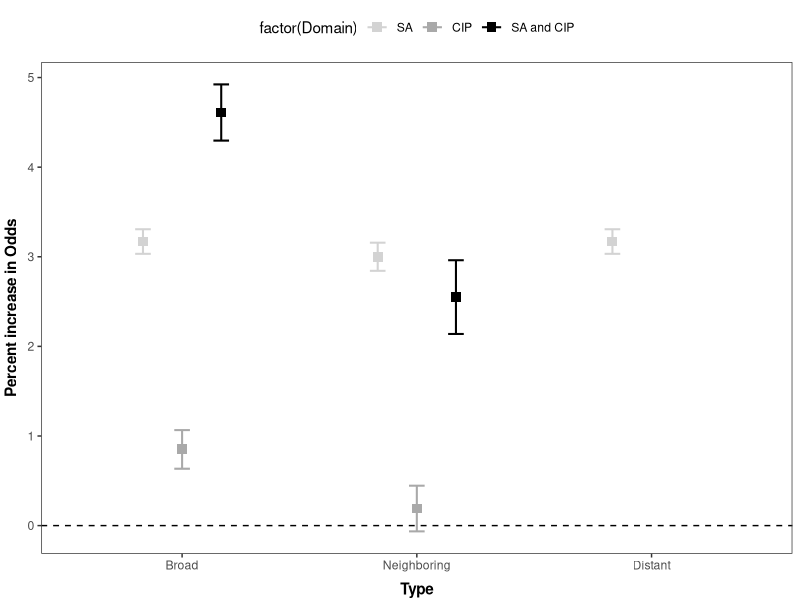
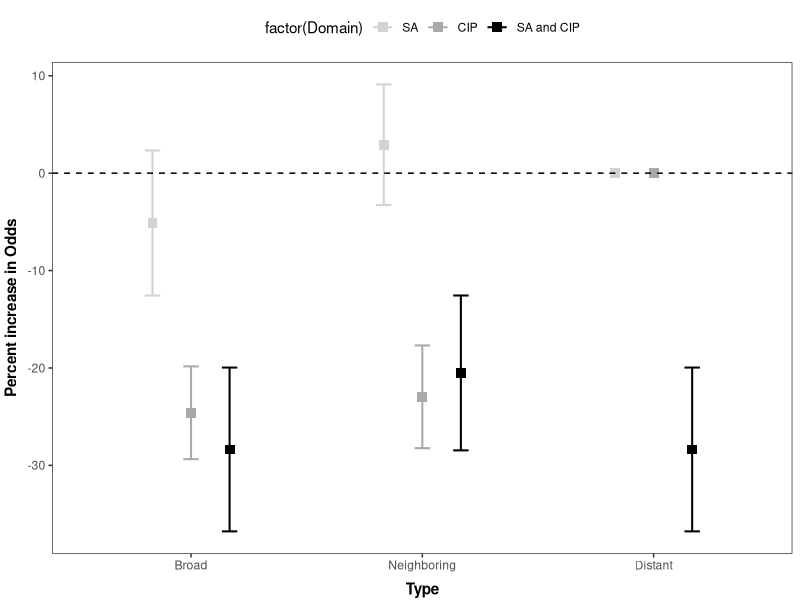
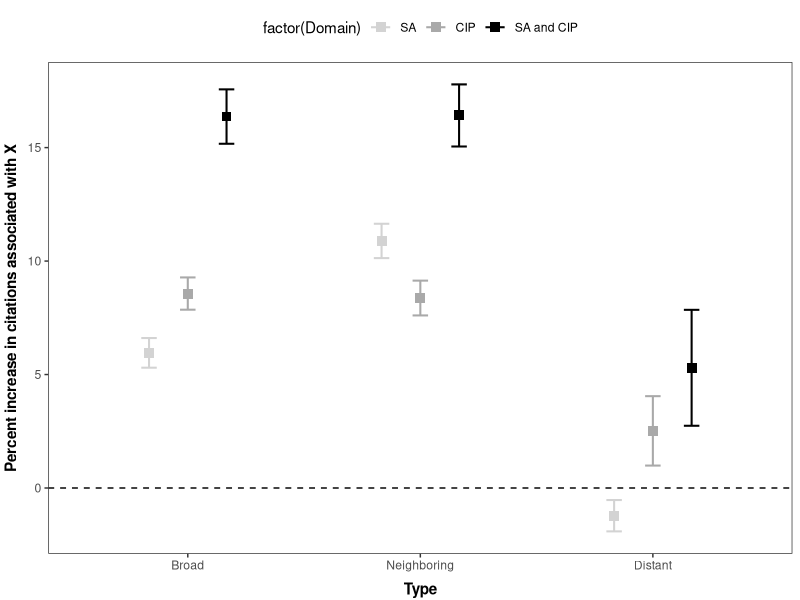
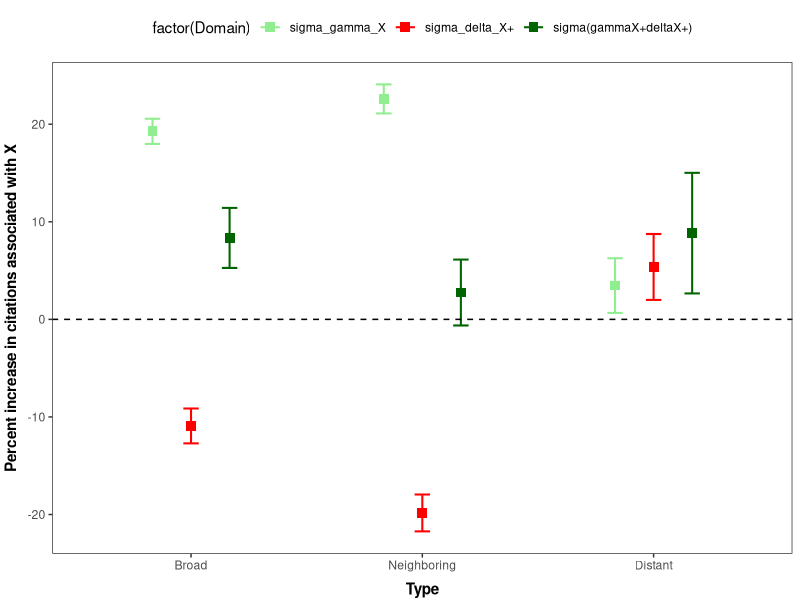

The R script that drew these images, in order:
## ---- chunk 1
knitr::opts_chunk$set(echo = FALSE)
library(knitr)
library(kableExtra)
options(knitr.table.format = "latex")
options(warn=-1)
## ---- chunk 2
#install.packages("kableExtra")
# For dev version
# install.packages("devtools")
#devtools::install_github("haozhu233/kableExtra")
library(kableExtra)
setwd(dirname(rstudioapi::getActiveDocumentContext()$path))
S1_data <- read.csv("S1_df_final.csv", header=T, row.names=1)
S1_data[is.na(S1_data)] <- " "

  kbl(S1_data,caption = "Table:S1",
      col.names =c("(1) \n $X_{SA}$","(2) \n $X_{CIP}$","(3) \n $X_{SA\\&CIP}$","(4) \n $X_{SA}$","(5) \n $X_{CIP}$","(6) \n $X_{SA \\& CIP}$"),format = "latex", escape = F,booktabs=T)  %>% pack_rows(" ", 1, 7, hline_before = T) %>%
  pack_rows(" ", 8, 14,hline_before = T) %>%
  pack_rows(" ", 15, 16,hline_before = T)%>% 
  column_spec(c(2:7), width = "6em") %>%
  kable_classic(full_width = F, html_font = "Cambria")
  S1_data 
  
## ---- chunk 3


S2_data <- read.csv("S2_df_final.csv", header=T, row.names=1)
S2_data[is.na(S2_data)] <- " "
  kbl(S2_data,caption = "Table:S2",
      col.names =c("(1) \n $\\tiny X_{Distant,SA}$","(2) \n $\\tiny X_{Distant,CIP}$","(3) \n $\\tiny X_{Neibor,SA\\&CIP}$","(4) \n $\\tiny X_{Distant,SA}$","(5) \n $\\tiny X_{Distant,CIP}$","(6) \n $\\tiny X_{Distant,SA \\& CIP}$"),format = "latex", escape = F,booktabs=T)  %>% pack_rows(" ", 1, 7, hline_before = T) %>%
  pack_rows(" ", 8, 14,hline_before = T) %>%
  pack_rows(" ", 15, 16,hline_before = T)%>% 
  column_spec(c(0:7), width = "6em") %>%
  kable_classic(full_width = F, html_font = "Cambria")
  
  S2_data
  
## ---- chunk 4
S3_data <- read.csv("S3_df_final.csv", header=T, row.names=1)
S3_data[is.na(S3_data)] <- " "
  kbl(S3_data,caption = "Table:S3",
      col.names =c("(1) \n $\\tiny X_{Distant,SA}$","(2) \n $\\tiny X_{Distant,CIP}$","(3) \n $\\tiny X_{Distant,SA\\&CIP}$","(4) \n $\\tiny X_{Distant,SA}$","(5) \n $\\tiny X_{Distant,CIP}$","(6) \n $\\tiny X_{Distant,SA \\& CIP}$"),format = "latex", escape = F,booktabs=T)  %>% pack_rows(" ", 1, 7, hline_before = T) %>%
  pack_rows(" ", 8, 14,hline_before = T) %>%
  pack_rows(" ", 15, 16,hline_before = T)%>% 
  column_spec(c(0:7), width = "6em") %>%
  kable_classic(full_width = F, html_font = "Cambria")
  S3_data
## ---- chunk 5
S4_data <- read.csv("S4_df_final.csv", header=T, row.names=1)
S4_data[is.na(S4_data)] <- " "

  kbl(S4_data,caption = "Table:S4",
      col.names =c("(1) \n $ z_{p}$","(2) \n $ z_{p}$","(3) \n $ z_{p}$","(4) \n $ z_{p}$","(5) \n $ z_{p}$","(6) \n $ z_{p}$"),format = "latex", escape = F,booktabs=T)  %>% pack_rows(" ", 1, 3, hline_before = T) %>%
  pack_rows(" ", 4, 5,hline_before = T) %>%
    pack_rows(" ", 6, 7,hline_before = T) %>%
    pack_rows(" ", 8, 9,hline_before = T) %>%
  pack_rows(" ", 10, 12,hline_before = T)%>% 
    pack_rows(" ", 13, 17,hline_before = T)%>% 
    pack_rows(" ", 18, 19,hline_before = T)%>% 
  column_spec(c(1:7), width = "6em") %>%
  kable_classic(full_width = F, html_font = "Cambria")
  S4_data
## ---- chunk 6
S5_data <- read.csv("S5_df_final.csv", header=T, row.names=1)
S5_data[is.na(S5_data)] <- " "

  kbl(S5_data,caption = "Table:S5",
      col.names =c("(1) \n $ z_{p}$","(2) \n $ z_{p}$","(3) \n $ z_{p}$"),format = "latex", escape = F,booktabs=T)  %>% pack_rows(" ", 1, 4, hline_before = T) %>%
  pack_rows(" ", 5, 6,hline_before = T) %>%
    pack_rows(" ", 7, 8,hline_before = T) %>%
    pack_rows(" ", 9, 10,hline_before = T) %>%
  pack_rows(" ", 11, 15,hline_before = T)%>% 
    pack_rows(" ", 16, 19,hline_before = T)%>% 
    #column_spec(c(0:2), width = "5em") %>%
  column_spec(0, width = "10em") %>%
  kable_classic(full_width = F, html_font = "Cambria")
  S5_data
## ---- chunk 7
library(car)
library(stats)
library(ggplot2)
library(readr)
library(tidyverse)
A_data <- data.frame(S1_data[1,1],S1_data[1,2],S1_data[1,3],
                      S2_data[1,1],S2_data[1,2],S2_data[1,3],
                      S3_data[1,1], S3_data[1,2],S3_data[1,3])
A_data_split <- str_split_fixed(A_data, " ",3)
A_data_coef <- as.numeric(A_data_split[,1])
A_data_SE <- parse_number(A_data_split[,3])

values <- data.frame(Beta=100*(A_data_coef-1),
               se=100*c(A_data_SE)*1.96,
               Type=c("Broad","Broad","Broad","Neighboring","Neighboring","Neighboring","Distant","Distant","Distant"),
               Domain=c("SA","CIP","SA and CIP","SA","CIP","SA and CIP","SA","CIP","SA and CIP"))

values$Type<-factor(values$Type,levels=c("Broad","Neighboring","Distant"))
values$Domain<-factor(values$Domain,levels = c("SA","CIP","SA and CIP"))

pd = position_dodge(2)

plot1 <- ggplot(values, aes(
    x = Type,
    y = Beta,
    color = factor(Domain)
)) +
    geom_errorbar(
        aes(ymin = Beta-se,
            ymax = Beta+se),
        width = .2,
        size = .7,
        position = position_dodge(.5)
    ) +
    geom_point(shape = 15,
               size = 3,
               position = position_dodge(.5)) +
    theme_bw() +
    theme(
        legend.position = "top",
        legend.direction = "horizontal",
        legend.box = "horizontal",
        panel.grid = element_blank(),
        axis.title.y = element_text(vjust = 1.8),
        axis.title.x = element_text(vjust = -0.5),
        axis.title = element_text(face = "bold")
    ) +
    scale_color_manual(label=c("SA","CIP","SA and CIP"),values = c("light grey", "dark grey", "black")) +
    geom_hline(yintercept=0, linetype="dashed", color = "black") +
    ylab("Percent increase in Odds")

plot1
## ---- chunk 8
C_data <- data.frame(S1_data[8,4],S1_data[8,5],S1_data[8,6],
                      S2_data[8,4],S2_data[8,5],S2_data[8,6],
                      S3_data[8,4], S3_data[8,5],S3_data[8,6])
C_data_split <- str_split_fixed(C_data, " ",3)
C_data_coef <- as.numeric(C_data_split[,1])
C_data_SE <- parse_number(C_data_split[,3])

values <- data.frame(Beta=100*(C_data_coef-1),
               se=100*c(C_data_SE)*1.96,
               Type=c("Broad","Broad","Broad","Neighboring","Neighboring","Neighboring","Distant","Distant","Distant"),
               Domain=c("SA","CIP","SA and CIP","SA","CIP","SA and CIP","SA","CIP","SA and CIP"))

values$Type<-factor(values$Type,levels=c("Broad","Neighboring","Distant"))
values$Domain<-factor(values$Domain,levels = c("SA","CIP","SA and CIP"))

pd = position_dodge(2)

plot2 <- ggplot(values, aes(
    x = Type,
    y = Beta,
    color = factor(Domain)
)) +
    geom_errorbar(
        aes(ymin = Beta-se,
            ymax = Beta+se),
        width = .2,
        size = .7,
        position = position_dodge(.5)
    ) +
    geom_point(shape = 15,
               size = 3,
               position = position_dodge(.5)) +
    theme_bw() +
    theme(
        legend.position = "top",
        legend.direction = "horizontal",
        legend.box = "horizontal",
        panel.grid = element_blank(),
        axis.title.y = element_text(vjust = 1.8),
        axis.title.x = element_text(vjust = -0.5),
        axis.title = element_text(face = "bold")
    ) +
    scale_color_manual(label=c("SA","CIP","SA and CIP"),values = c("light grey", "dark grey", "black")) +
    geom_hline(yintercept=0, linetype="dashed", color = "black") +
    ylab("Percent increase in Odds")
plot2
## ---- chunk 9

C_data <- data.frame(S4_data[4,1],S4_data[5,1],S4_data[10,4],
                      S4_data[6,2],S4_data[7,2],S4_data[11,5],
                      S4_data[8,3], S4_data[9,3],S4_data[12,6])
C_data_split <- str_split_fixed(C_data, " ",3)
C_data_coef <- parse_number(C_data_split[,1])
C_data_SE <- parse_number(C_data_split[,2])

values <- data.frame(Beta=100*(C_data_coef*1.24),
               se=100*c(C_data_SE*1.24)*1.96,
               Type=c("Broad","Broad","Broad","Neighboring","Neighboring","Neighboring","Distant","Distant","Distant"),
               Domain=c("SA","CIP","SA and CIP","SA","CIP","SA and CIP","SA","CIP","SA and CIP"))

values$Type<-factor(values$Type,levels=c("Broad","Neighboring","Distant"))
values$Domain<-factor(values$Domain,levels = c("SA","CIP","SA and CIP"))

pd = position_dodge(2)

plot3<- ggplot(values, aes(
    x = Type,
    y = Beta,
    color = factor(Domain)
)) +
    geom_errorbar(
        aes(ymin = Beta-se,
            ymax = Beta+se),
        width = .2,
        size = .7,
        position = position_dodge(.5)
    ) +
    geom_point(shape = 15,
               size = 3,
               position = position_dodge(.5)) +
    theme_bw() +
    theme(
        legend.position = "top",
        legend.direction = "horizontal",
        legend.box = "horizontal",
        panel.grid = element_blank(),
        axis.title.y = element_text(vjust = 1.8),
        axis.title.x = element_text(vjust = -0.5),
        axis.title = element_text(face = "bold")
    ) +
    scale_color_manual(label=c("SA","CIP","SA and CIP"),values = c("light grey", "dark grey", "black")) +
    geom_hline(yintercept=0, linetype="dashed", color = "black") +
    ylab("Percent increase in citations associated with X")
plot3
## ---- chunk 10
C_data <- data.frame(S5_data[5,1],S5_data[6,1],S5_data[6,1],
                      S5_data[7,2],S5_data[8,2],S5_data[8,2],
                      S5_data[9,3], S5_data[10,3],S5_data[10,3])
C_data_split <- str_split_fixed(C_data, " ",3)
C_data_coef <- parse_number(C_data_split[,1])
C_data_coef[3] <-C_data_coef[1]+C_data_coef[3]
C_data_coef[6] <-C_data_coef[4]+C_data_coef[6]
C_data_coef[9] <-C_data_coef[7]+C_data_coef[9]
C_data_SE <- parse_number(C_data_split[,2])
C_data_SE[3] <-C_data_SE[1]+C_data_SE[3]
C_data_SE[6] <-C_data_SE[4]+C_data_SE[6]
C_data_SE[9] <-C_data_SE[7]+C_data_SE[9]
values <- data.frame(Beta=100*(C_data_coef*1.24),
               se=100*c(C_data_SE*1.24)*1.96,
               Type=c("Broad","Broad","Broad","Neighboring","Neighboring","Neighboring","Distant","Distant","Distant"),
               Domain=c("sigma_gamma_X","sigma_delta_X+","sigma(gammaX+deltaX+)","sigma_gamma_X","sigma_delta_X+","sigma(gammaX+deltaX+)","sigma_gamma_X","sigma_delta_X+","sigma(gammaX+deltaX+)"))

values$Type<-factor(values$Type,levels=c("Broad","Neighboring","Distant"))
values$Domain<-factor(values$Domain,levels = c("sigma_gamma_X","sigma_delta_X+","sigma(gammaX+deltaX+)"))

pd = position_dodge(2)

plot4<- ggplot(values, aes(
    x = Type,
    y = Beta,
    color = factor(Domain)
)) +
    geom_errorbar(
        aes(ymin = Beta-se,
            ymax = Beta+se),
        width = .2,
        size = .7,
        position = position_dodge(.5)
    ) +
    geom_point(shape = 15,
               size = 3,
               position = position_dodge(.5)) +
    theme_bw() +
    theme(
        legend.position = "top",
        legend.direction = "horizontal",
        legend.box = "horizontal",
        panel.grid = element_blank(),
        axis.title.y = element_text(vjust = 1.8),
        axis.title.x = element_text(vjust = -0.5),
        axis.title = element_text(face = "bold")
    ) +
    scale_color_manual(label=c("sigma_gamma_X","sigma_delta_X+","sigma(gammaX+deltaX+)"),values = c("light green", "red", "dark green")) +
    geom_hline(yintercept=0, linetype="dashed", color = "black") +
    ylab("Percent increase in citations associated with X")
plot4
